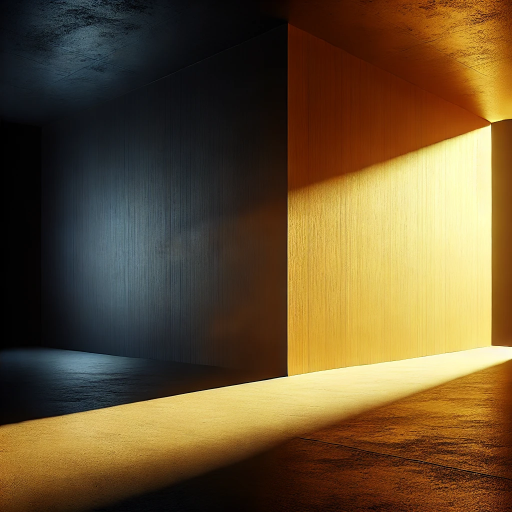
#> input picture test2.jpg, 1024 x 1024 px (shown at 1/2 size)
$ python fly_vision_JPG_Movement_Quick.py
#> lines starting #> are read from the running program, lines starting #| are printed output that depends on the picture
import numpy as np
import cv2
import time
import matplotlib.pyplot as plt
from flygym.vision.retina import Retina

# --- Helpers ---------------------------------------------------------------
def has_cuda():
    return hasattr(cv2, "cuda") and cv2.cuda.getCudaEnabledDeviceCount() > 0

def cuda_resize_np(img_np, dsize, interpolation=cv2.INTER_NEAREST):
    """Resize a NumPy HxWxC image on the GPU and return a NumPy result."""
    g = cv2.cuda_GpuMat()
    g.upload(img_np)
    g_res = cv2.cuda.resize(g, dsize, interpolation=interpolation)
    return g_res.download()

def maybe_cuda_cvt_color_bgr2rgb(img_bgr, use_cuda):
    """Optional GPU BGR->RGB; returns NumPy RGB image."""
    if not use_cuda:
        return cv2.cvtColor(img_bgr, cv2.COLOR_BGR2RGB)
    g = cv2.cuda_GpuMat()
    g.upload(img_bgr)
    g_rgb = cv2.cuda.cvtColor(g, cv2.COLOR_BGR2RGB)
    return g_rgb.download()

def resize_img(img, size_wh, use_cuda, interpolation=cv2.INTER_NEAREST):
    """Resize on GPU if available, else CPU."""
    if use_cuda:
        return cuda_resize_np(img, size_wh, interpolation=interpolation)
    else:
        return cv2.resize(img, size_wh, interpolation=interpolation)

# --- Main ------------------------------------------------------------------
start_time = time.time()

image_path = "test2.jpg"
raw_bgr = cv2.imread(image_path)
#> raw_bgr is the input picture: shape (1024, 1024, 3); mean B, G, R 48.3, 81.7, 103.7
if raw_bgr is None:
    raise FileNotFoundError(f"Error: Image file '{image_path}' not found.")

USE_CUDA = has_cuda()
print(f"[INFO] OpenCV CUDA available: {USE_CUDA}")

# Convert to RGB (optionally on GPU)
raw_image = maybe_cuda_cvt_color_bgr2rgb(raw_bgr, USE_CUDA)

# Split into left/right halves (NumPy)
mid_col = raw_image.shape[1] // 2
#> mid_col = 512
left_image  = raw_image[:, :mid_col, :]
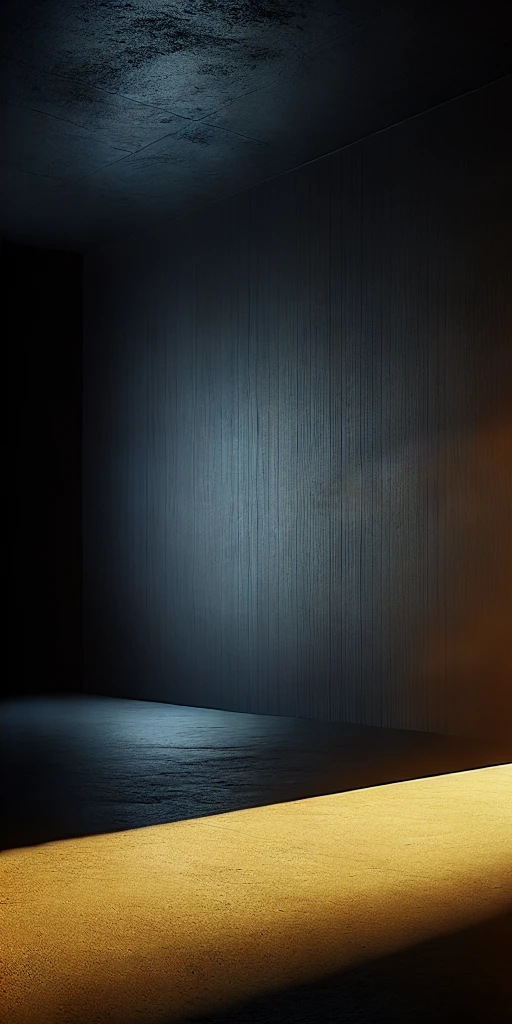
#> left_image: shape (1024, 512, 3); mean R, G, B 54, 51.6, 43
right_image = raw_image[:, mid_col:, :]
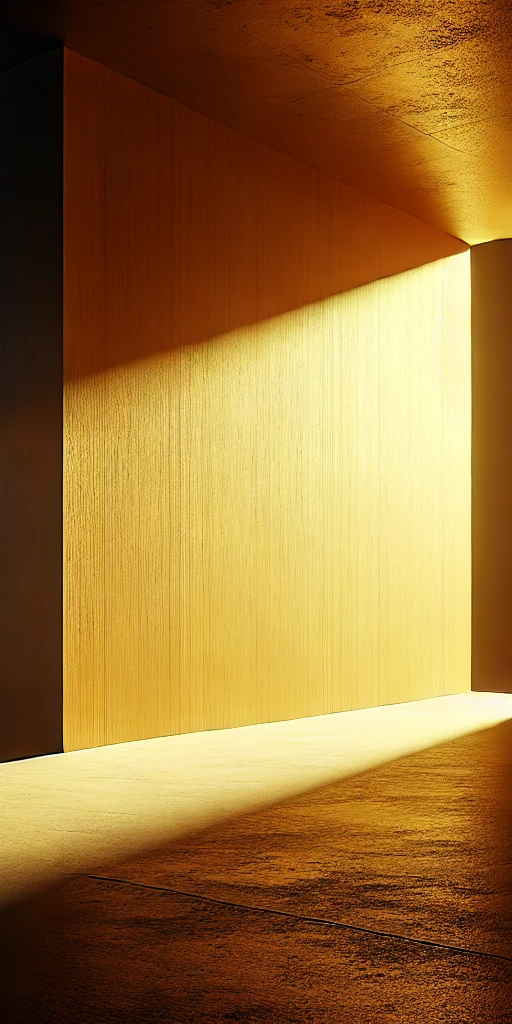
#> right_image: shape (1024, 512, 3); mean R, G, B 153.4, 111.9, 53.6

# Retina target size
#> (the run stopped early here; a loop or call above may not have finished)

$ run again, with test.jpg copied over test2.jpg
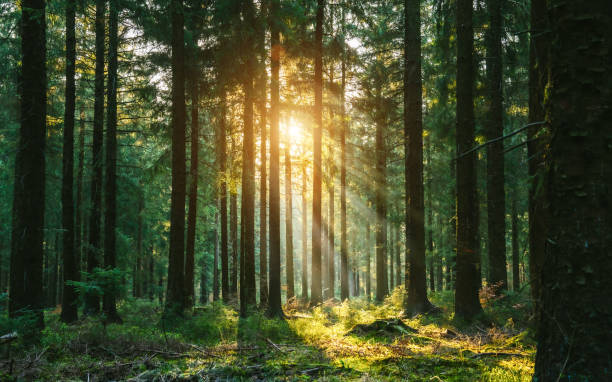
#> input picture test.jpg, 612 x 382 px
#> raw_bgr is the input picture: shape (382, 612, 3); mean B, G, R 42.9, 74.6, 69.1
#> `left_image  = raw_image[:, :mid_col, :]`:
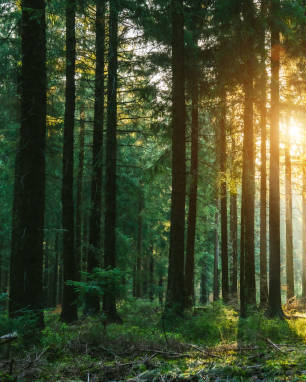
#> left_image: shape (382, 306, 3); mean R, G, B 67.2, 75.1, 44.8
#> `right_image = raw_image[:, mid_col:, :]`:
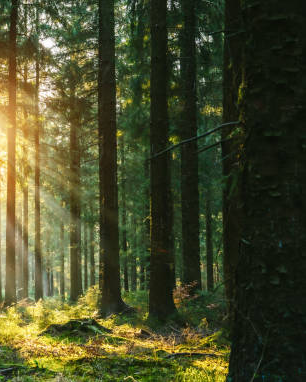
#> right_image: shape (382, 306, 3); mean R, G, B 70.9, 74, 41
